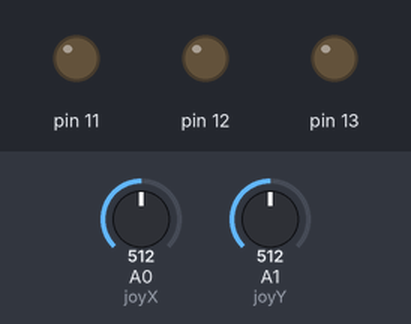
The sketch below on a simulated Arduino Uno, built with avr-gcc and run on an emulated ATmega328P. Parts: output pins drawn as LEDs (lit = HIGH). The inputs (shaded band) are chosen by the test bench; at power-on: A1 (joyY) = 512, A0 (joyX) = 512.

Above: at 1.2 s.
1.3 s: A1 (joyY) set to 532
At 2.1 s:
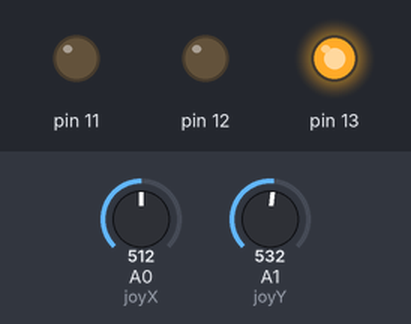
2.8 s: A0 (joyX) set to 246
At 3.2 s:
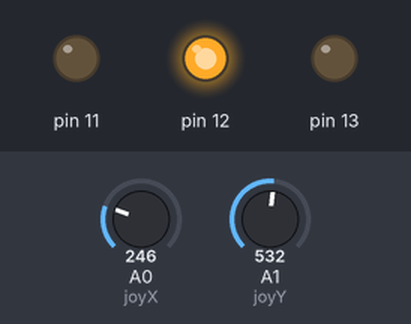
4.3 s: A0 (joyX) set to 266
At 5.5 s:
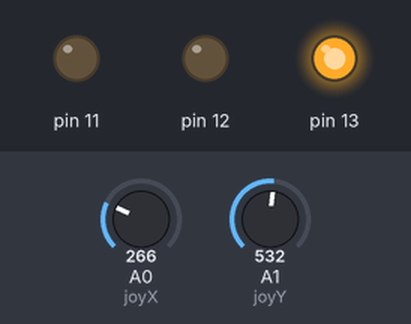
5.8 s: A1 (joyY) set to 511
At 6.7 s:
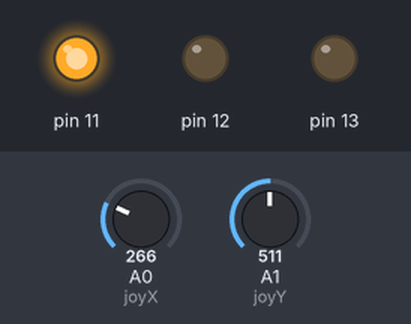
7.3 s: A1 (joyY) set to 716
At 7.8 s:
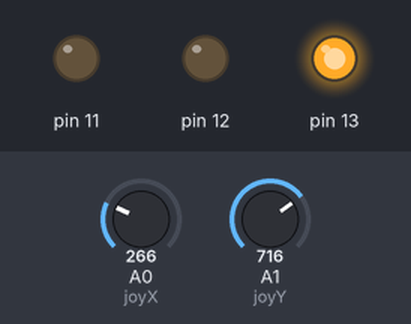
Timing chart, 0 to 9.8 s (numbered marks = the images above; inputs shaded):
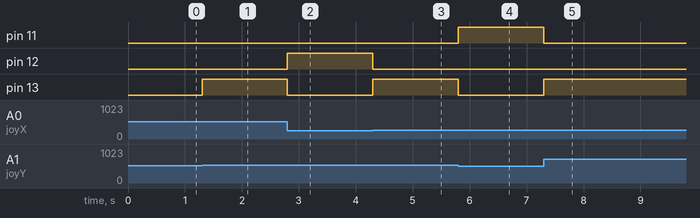

Measured:
- the behaviour switches between 513 and 514 on A1 (joyY) (found by bisection; images 0 and 1)
- after the input at 1.3 s, pin 13: LOW → HIGH at once
- after the input at 2.8 s, pin 12: LOW → HIGH at once; pin 13: HIGH → LOW at once
- after the input at 4.3 s, pin 12: HIGH → LOW at once; pin 13: LOW → HIGH at once
- after the input at 5.8 s, pin 11: LOW → HIGH at once; pin 13: HIGH → LOW at once
- after the input at 7.3 s, pin 11: HIGH → LOW at once; pin 13: LOW → HIGH at once

The sketch:

joystick_som_kontrollerer_lys_koden.ino
```cpp
#define joyX A0
#define joyY A1
int teller = 0;
void setup()
{
  Serial.begin(9600);
  pinMode(13,OUTPUT);
  pinMode(12,OUTPUT);
  pinMode(11,OUTPUT);
}
void loop() {
  int xValue = analogRead(joyX);
  int yValue = analogRead(joyY);
  if (xValue<=256) {
    digitalWrite(12, HIGH);
  }
  else{
    digitalWrite(12, LOW);}

  if (xValue>=256 && yValue<=511){
    digitalWrite(12, LOW);
    digitalWrite(11, HIGH);
  }
  else{
    digitalWrite(11, LOW);}

  if (xValue>=256 && yValue>=514){
    digitalWrite(11, LOW);
    digitalWrite(13, HIGH);
  }
  else{
    digitalWrite(13, LOW);
  }

}
```

rotary_encoder_digitale_signaler.cpp
```cpp
const int encoderCLK = 2;   // SW pin on the encoder
const int encoderDT = 3;   // DT pin on the encoder
const int encoderSW = 4;  // CLK pin on the encoder
int encoderPos = 0;        // current position of the encoder
int lastPos = 0;           // last position of the encoder

void setup() {
  pinMode(encoderSW, INPUT_PULLUP);  // enable internal pullup resistor for switch
  pinMode(encoderDT, INPUT_PULLUP);  // enable internal pullup resistor for DT
  pinMode(encoderCLK, INPUT_PULLUP); // enable internal pullup resistor for CLK
  Serial.begin(9600);                // initialize serial communication
}

void loop() {
  int swState = digitalRead(encoderSW);    // read the state of the switch
  int dtState = digitalRead(encoderDT);    // read the state of DT
  int clkState = digitalRead(encoderCLK);  // read the state of CLK

  // check if the encoder has been turned clockwise
  if (clkState == LOW && dtState == HIGH) {
    encoderPos++;
  }
  // check if the encoder has been turned counterclockwise
  if (clkState == LOW && dtState == LOW) {
    encoderPos--;
  }

  // check if the switch has been pressed
  if (swState == LOW) {
    Serial.println("Encoder switch pressed");
  }

  // print the current position of the encoder if it has changed
  if (encoderPos != lastPos) {
    Serial.print("Encoder position: ");
    Serial.println(encoderPos);
    lastPos = encoderPos;
  }
}
```
